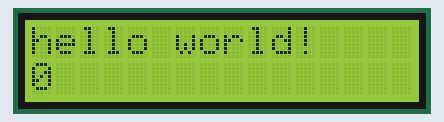
Simulated run of this sketch. Board: Arduino Uno, built with avr-gcc and run on an emulated ATmega328P. Parts: 16×2 character LCD.

Above: at 0.1 s.
At 4.2 s:
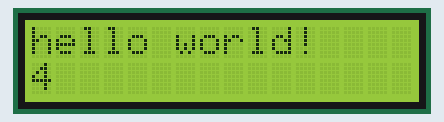
At 9.3 s:
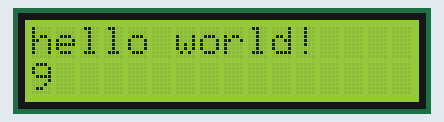
At 19.4 s:
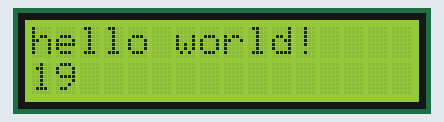
At 28.5 s:
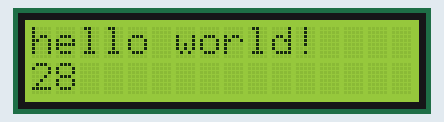
At 38.7 s:
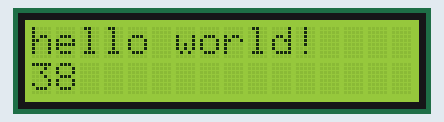

Measured:
- what the display in image 1 shows lasts 1.0 s, from 4.1 s to 5.1 s

The sketch:

0520_lcd__1.ino
```cpp
#include <Adafruit_LiquidCrystal.h>
Adafruit_LiquidCrystal lcd(0);

void setup()
{
  lcd.begin(16, 2); // 16개 셀2개의 줄을 사용하도록 설정
  lcd.clear(); 		// LCD 초기화
}

void loop()
{
  lcd.setCursor(0, 0); // 첫 번째 줄에 메세지 출력
  lcd.print("hello world!");

  lcd.setCursor(0, 1); // 두 번째 줄에 카운팅
  lcd.print(millis() / 1000);
  delay(1000);
}
```
